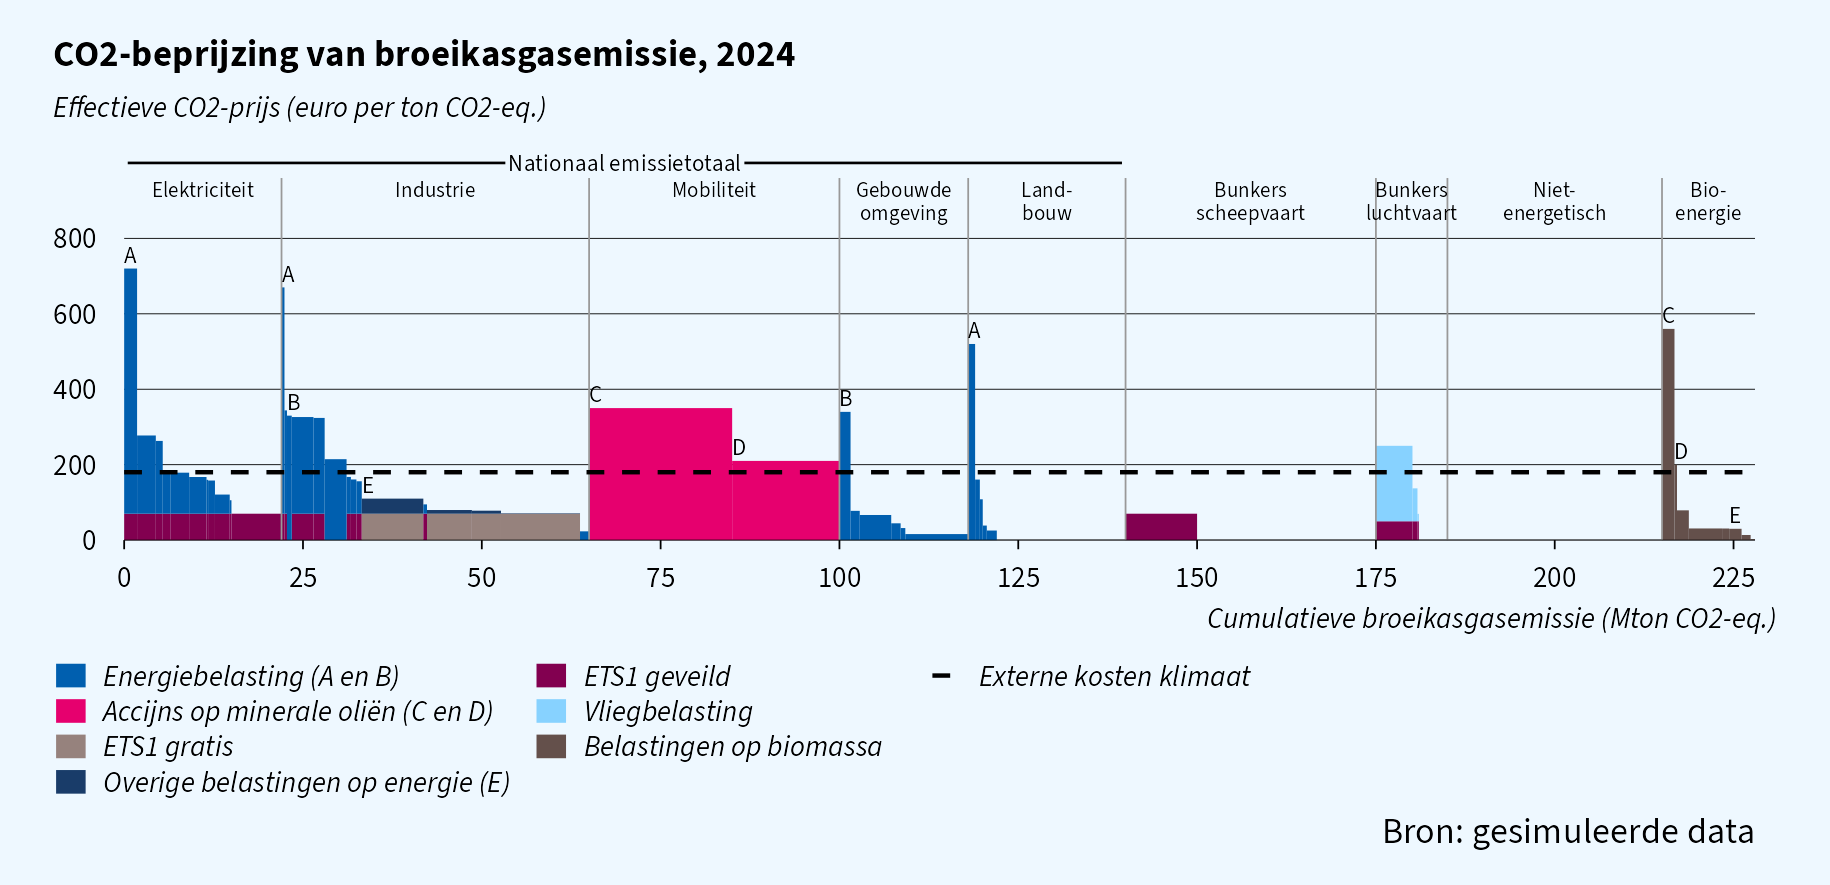

The script that drew this image:
library(tidyverse)
library(ggcpb)

set.seed(2024)

# sectors ----
sectors <- tibble(
  sector = c("Elektriciteit", "Industrie", "Mobiliteit", "Gebouwde\nomgeving",
             "Land-\nbouw", "Bunkers\nscheepvaart", "Bunkers\nluchtvaart",
             "Niet-\nenergetisch", "Bio-\nenergie"),
  xmin = c(0, 22, 65, 100, 118, 140, 175, 185, 215),
  xmax = c(22, 65, 100, 118, 140, 175, 185, 215, 228)
) |>
  mutate(sector = fct_inorder(sector),
         x = (xmin + xmax) / 2)

# simulate slices ----
# each group: total emission w (Mton) split into n slices, an ETS layer
# (bottom) and a tax layer (top) whose price falls from tax_max (staircase)
groups <- tribble(
  ~sector,                 ~w,  ~n, ~ets,           ~ets_price, ~tax,                                 ~tax_max, ~letter,
  "Elektriciteit",         15,  10, "ETS1 geveild",         70, "Energiebelasting (A en B)",               650, "A",
  "Elektriciteit",          7,   1, "ETS1 geveild",         70, NA,                                          0, NA,
  "Industrie",              8,   8, "ETS1 geveild",         70, "Energiebelasting (A en B)",               600, "A",
  "Industrie",             30,   4, "ETS1 gratis",          70, "Overige belastingen op energie (E)",       40, "E",
  "Industrie",              5,   3, NA,                      0, "Energiebelasting (A en B)",               330, "B",
  "Mobiliteit",            20,   1, NA,                      0, "Accijns op minerale oliën (C en D)",      350, "C",
  "Mobiliteit",            15,   1, NA,                      0, "Accijns op minerale oliën (C en D)",      210, "D",
  "Gebouwde\nomgeving",    18,   6, NA,                      0, "Energiebelasting (A en B)",               340, "B",
  "Land-\nbouw",            4,   6, NA,                      0, "Energiebelasting (A en B)",               520, "A",
  "Land-\nbouw",           18,   1, NA,                      0, NA,                                          0, NA,
  "Bunkers\nscheepvaart",  10,   1, "ETS1 geveild",         70, NA,                                          0, NA,
  "Bunkers\nscheepvaart",  25,   1, NA,                      0, NA,                                          0, NA,
  "Bunkers\nluchtvaart",    6,   3, "ETS1 geveild",         50, "Vliegbelasting",                          200, NA,
  "Bunkers\nluchtvaart",    4,   1, NA,                      0, NA,                                          0, NA,
  "Niet-\nenergetisch",    30,   1, NA,                      0, NA,                                          0, NA,
  "Bio-\nenergie",          5,   4, NA,                      0, "Belastingen op biomassa",                 560, "C",
  "Bio-\nenergie",          5,   2, NA,                      0, "Belastingen op biomassa",                 200, "D",
  "Bio-\nenergie",          3,   2, NA,                      0, "Belastingen op biomassa",                  30, "E"
)

sim_slices <- function(w, n, tax_max) {
  tibble(
    width = w * prop.table(rexp(n)),
    tax_price = if (tax_max > 0) {
      sort(c(tax_max, tax_max * rbeta(n - 1, 1, 3)), decreasing = TRUE)
    } else {
      rep(0, n)
    }
  )
}

slices <- groups |>
  mutate(slice = pmap(list(w, n, tax_max), sim_slices)) |>
  unnest(slice) |>
  mutate(sector = factor(sector, levels = levels(sectors$sector)),
         total = ets_price + tax_price) |>
  left_join(select(sectors, sector, sector_start = xmin), by = "sector") |>
  arrange(sector, desc(total)) |>
  group_by(sector) |>
  mutate(xmax = sector_start + cumsum(width),
         xmin = xmax - width) |>
  ungroup()

instruments <- c("Energiebelasting (A en B)", "Accijns op minerale oliën (C en D)",
                 "ETS1 gratis", "Overige belastingen op energie (E)", "ETS1 geveild",
                 "Vliegbelasting", "Belastingen op biomassa")

# rectangles: ETS layer at the bottom, tax layer on top ----
rects <- bind_rows(
  slices |> transmute(xmin, xmax, ymin = 0, ymax = ets_price, instrument = ets),
  slices |> transmute(xmin, xmax, ymin = ets_price, ymax = total, instrument = tax)
) |>
  filter(!is.na(instrument), ymax > ymin) |>
  mutate(instrument = factor(instrument, levels = instruments))

# letters above the highest slice of each sector/letter combination
letters_pos <- slices |>
  filter(!is.na(letter)) |>
  group_by(sector, letter) |>
  slice_max(total, n = 1, with_ties = FALSE) |>
  ungroup()

# national total: all sectors up to and including agriculture
national_end <- sectors |>
  filter(sector == "Land-\nbouw") |>
  pull(xmax)

# plot ----
p <- ggplot(rects) +
  geom_rect(aes(xmin = xmin, xmax = xmax, ymin = ymin, ymax = ymax,
                fill = instrument)) +
  geom_segment(data = filter(sectors, xmin > 0),
               aes(x = xmin, xend = xmin, y = 0, yend = 960),
               colour = "grey60", linewidth = 0.2) +
  geom_hline(aes(yintercept = 180, linetype = "Externe kosten klimaat")) +
  geom_text(data = letters_pos, aes(x = xmin, y = total + 15, label = letter),
            size = 2, hjust = 0, vjust = 0) +
  geom_text(data = sectors, aes(x = x, y = 950, label = sector),
            size = 1.8, vjust = 1, lineheight = 0.9) +
  annotate("segment", x = 0.5, xend = national_end - 0.5, y = 1000, yend = 1000,
           linewidth = 0.3) +
  annotate("label", x = national_end / 2, y = 1000, size = 2,
           label = "Nationaal emissietotaal", fill = cpb_tokens()$bg,
           linewidth = 0, label.padding = unit(0.1, "lines")) +
  scale_fill_cpb_d(drop = FALSE) +
  scale_linetype_manual(values = "dashed") +
  scale_x_continuous(limits = c(0, max(sectors$xmax)), breaks = seq(0, 225, 25),
                     expand = c(0, 0)) +
  scale_y_continuous(limits = c(0, 1040), breaks = seq(0, 800, 200),
                     expand = c(0, 0)) +
  labs(title = "CO2-beprijzing van broeikasgasemissie, 2024",
       subtitle = "Effectieve CO2-prijs (euro per ton CO2-eq.)",
       x = "Cumulatieve broeikasgasemissie (Mton CO2-eq.)",
       y = NULL, fill = NULL, linetype = NULL,
       caption = "Bron: gesimuleerde data") +
  guides(fill = guide_legend(ncol = 2, order = 1),
         linetype = guide_legend(order = 2)) +
  theme_cpb()

save_cpb("co2_beprijzing_tidy.png", p, page = "full")
